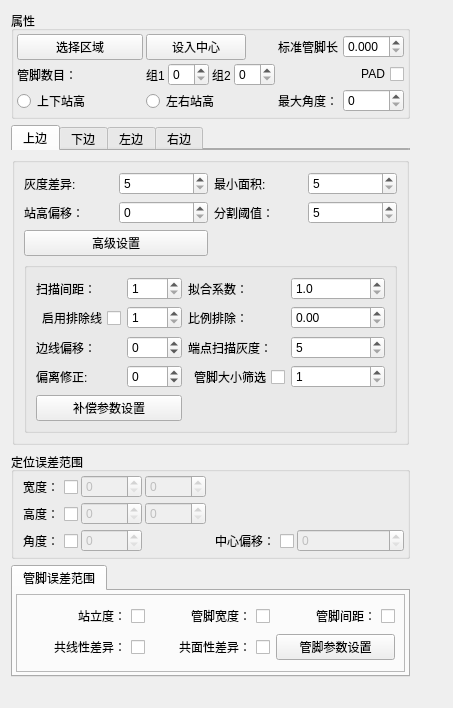
<?xml version="1.0" encoding="UTF-8"?>
<ui version="4.0">
 <class>locationWdg</class>
 <widget class="QWidget" name="locationWdg">
  <property name="geometry">
   <rect>
    <x>0</x>
    <y>0</y>
    <width>453</width>
    <height>708</height>
   </rect>
  </property>
  <property name="windowTitle">
   <string>locationWdg</string>
  </property>
  <layout class="QGridLayout" name="gridLayout_4">
   <item row="0" column="0">
    <layout class="QVBoxLayout" name="verticalLayout_3">
     <item>
      <widget class="QGroupBox" name="groupBox">
       <property name="title">
        <string>属性</string>
       </property>
       <layout class="QGridLayout" name="gridLayout_8">
        <property name="leftMargin">
         <number>3</number>
        </property>
        <property name="topMargin">
         <number>3</number>
        </property>
        <property name="rightMargin">
         <number>3</number>
        </property>
        <property name="bottomMargin">
         <number>3</number>
        </property>
        <property name="spacing">
         <number>3</number>
        </property>
        <item row="0" column="1">
         <widget class="QPushButton" name="bt_setOrigin">
          <property name="maximumSize">
           <size>
            <width>100</width>
            <height>16777215</height>
           </size>
          </property>
          <property name="text">
           <string>设入中心</string>
          </property>
         </widget>
        </item>
        <item row="0" column="0">
         <widget class="QPushButton" name="bt_selectRoi">
          <property name="text">
           <string>选择区域</string>
          </property>
          <property name="checkable">
           <bool>true</bool>
          </property>
         </widget>
        </item>
        <item row="3" column="0">
         <widget class="QRadioButton" name="rb_upDw">
          <property name="text">
           <string>上下站高</string>
          </property>
         </widget>
        </item>
        <item row="2" column="0">
         <widget class="QLabel" name="label_2">
          <property name="text">
           <string>管脚数目：</string>
          </property>
         </widget>
        </item>
        <item row="2" column="1">
         <layout class="QHBoxLayout" name="horizontalLayout_21">
          <item>
           <widget class="QLabel" name="label_3">
            <property name="text">
             <string>组1</string>
            </property>
           </widget>
          </item>
          <item>
           <widget class="QSpinBox" name="sp_grp1pinNum">
            <property name="maximum">
             <number>15</number>
            </property>
           </widget>
          </item>
          <item>
           <widget class="QLabel" name="label_8">
            <property name="text">
             <string>组2</string>
            </property>
           </widget>
          </item>
          <item>
           <widget class="QSpinBox" name="sp_grp2pinNum">
            <property name="maximum">
             <number>15</number>
            </property>
           </widget>
          </item>
         </layout>
        </item>
        <item row="3" column="2">
         <layout class="QHBoxLayout" name="horizontalLayout_11">
          <item>
           <widget class="QLabel" name="label">
            <property name="text">
             <string>最大角度：</string>
            </property>
           </widget>
          </item>
          <item>
           <widget class="QSpinBox" name="sp_maxAngle">
            <property name="buttonSymbols">
             <enum>QAbstractSpinBox::UpDownArrows</enum>
            </property>
            <property name="maximum">
             <number>45</number>
            </property>
           </widget>
          </item>
         </layout>
        </item>
        <item row="3" column="1">
         <widget class="QRadioButton" name="rb_lfRt">
          <property name="text">
           <string>左右站高</string>
          </property>
         </widget>
        </item>
        <item row="0" column="2">
         <layout class="QHBoxLayout" name="horizontalLayout">
          <item>
           <widget class="QLabel" name="label_23">
            <property name="text">
             <string>标准管脚长</string>
            </property>
           </widget>
          </item>
          <item>
           <widget class="QDoubleSpinBox" name="dsp_pinLength">
            <property name="buttonSymbols">
             <enum>QAbstractSpinBox::UpDownArrows</enum>
            </property>
            <property name="decimals">
             <number>3</number>
            </property>
            <property name="minimum">
             <double>0.000000000000000</double>
            </property>
            <property name="maximum">
             <double>9.000000000000000</double>
            </property>
            <property name="singleStep">
             <double>0.010000000000000</double>
            </property>
           </widget>
          </item>
         </layout>
        </item>
        <item row="2" column="2">
         <widget class="QCheckBox" name="cb_padStand">
          <property name="layoutDirection">
           <enum>Qt::RightToLeft</enum>
          </property>
          <property name="text">
           <string>PAD</string>
          </property>
         </widget>
        </item>
       </layout>
      </widget>
     </item>
     <item>
      <layout class="QVBoxLayout" name="verticalLayout">
       <item>
        <widget class="QTabWidget" name="tabWidget">
         <property name="maximumSize">
          <size>
           <width>16777215</width>
           <height>25</height>
          </size>
         </property>
         <property name="currentIndex">
          <number>0</number>
         </property>
         <widget class="QWidget" name="tab">
          <attribute name="title">
           <string>上边</string>
          </attribute>
          <layout class="QGridLayout" name="gridLayout_9"/>
         </widget>
         <widget class="QWidget" name="tab_2">
          <attribute name="title">
           <string>下边</string>
          </attribute>
          <layout class="QGridLayout" name="gridLayout_10"/>
         </widget>
         <widget class="QWidget" name="tab_3">
          <attribute name="title">
           <string>左边</string>
          </attribute>
          <layout class="QGridLayout" name="gridLayout_11"/>
         </widget>
         <widget class="QWidget" name="tab_4">
          <attribute name="title">
           <string>右边</string>
          </attribute>
          <layout class="QGridLayout" name="gridLayout_12"/>
         </widget>
        </widget>
       </item>
       <item>
        <widget class="QStackedWidget" name="stackedWidget">
         <property name="currentIndex">
          <number>0</number>
         </property>
         <widget class="QWidget" name="page">
          <layout class="QGridLayout" name="gridLayout_3">
           <property name="leftMargin">
            <number>1</number>
           </property>
           <property name="topMargin">
            <number>1</number>
           </property>
           <property name="rightMargin">
            <number>1</number>
           </property>
           <property name="bottomMargin">
            <number>1</number>
           </property>
           <property name="spacing">
            <number>1</number>
           </property>
           <item row="0" column="0">
            <widget class="QGroupBox" name="groupBox_9">
             <property name="title">
              <string/>
             </property>
             <layout class="QGridLayout" name="gridLayout_2">
              <item row="1" column="1">
               <widget class="QSpinBox" name="sp_standoffOffset">
                <property name="buttonSymbols">
                 <enum>QAbstractSpinBox::UpDownArrows</enum>
                </property>
                <property name="minimum">
                 <number>0</number>
                </property>
               </widget>
              </item>
              <item row="0" column="2">
               <widget class="QLabel" name="label_27">
                <property name="text">
                 <string>最小面积:</string>
                </property>
               </widget>
              </item>
              <item row="0" column="1">
               <widget class="QSpinBox" name="sp_minGrayDiff">
                <property name="buttonSymbols">
                 <enum>QAbstractSpinBox::UpDownArrows</enum>
                </property>
                <property name="minimum">
                 <number>5</number>
                </property>
                <property name="maximum">
                 <number>255</number>
                </property>
               </widget>
              </item>
              <item row="0" column="3">
               <widget class="QSpinBox" name="sp_minArea">
                <property name="buttonSymbols">
                 <enum>QAbstractSpinBox::UpDownArrows</enum>
                </property>
                <property name="minimum">
                 <number>5</number>
                </property>
                <property name="maximum">
                 <number>9000</number>
                </property>
               </widget>
              </item>
              <item row="1" column="2">
               <widget class="QLabel" name="label_9">
                <property name="text">
                 <string>分割阈值：</string>
                </property>
               </widget>
              </item>
              <item row="1" column="3">
               <widget class="QSpinBox" name="sp_grayval">
                <property name="buttonSymbols">
                 <enum>QAbstractSpinBox::UpDownArrows</enum>
                </property>
                <property name="minimum">
                 <number>5</number>
                </property>
                <property name="maximum">
                 <number>255</number>
                </property>
               </widget>
              </item>
              <item row="2" column="0" colspan="2">
               <widget class="QPushButton" name="bt_highLevel">
                <property name="text">
                 <string>高级设置</string>
                </property>
                <property name="checkable">
                 <bool>true</bool>
                </property>
               </widget>
              </item>
              <item row="1" column="0">
               <widget class="QLabel" name="label_43">
                <property name="toolTip">
                 <string/>
                </property>
                <property name="text">
                 <string>站高偏移：</string>
                </property>
               </widget>
              </item>
              <item row="0" column="0">
               <widget class="QLabel" name="label_25">
                <property name="text">
                 <string>灰度差异:</string>
                </property>
               </widget>
              </item>
              <item row="3" column="0" colspan="4">
               <widget class="QGroupBox" name="grp_high">
                <property name="title">
                 <string/>
                </property>
                <layout class="QGridLayout" name="gridLayout">
                 <item row="2" column="4" colspan="3">
                  <widget class="QSpinBox" name="sp_edgeGray">
                   <property name="buttonSymbols">
                    <enum>QAbstractSpinBox::UpDownArrows</enum>
                   </property>
                   <property name="minimum">
                    <number>5</number>
                   </property>
                   <property name="maximum">
                    <number>255</number>
                   </property>
                  </widget>
                 </item>
                 <item row="1" column="3">
                  <widget class="QLabel" name="label_15">
                   <property name="text">
                    <string>比例排除：</string>
                   </property>
                  </widget>
                 </item>
                 <item row="3" column="1" colspan="2">
                  <widget class="QSpinBox" name="sp_offsetPlus">
                   <property name="minimum">
                    <number>-99</number>
                   </property>
                  </widget>
                 </item>
                 <item row="0" column="4" colspan="3">
                  <widget class="QDoubleSpinBox" name="dsp_factor">
                   <property name="decimals">
                    <number>1</number>
                   </property>
                   <property name="minimum">
                    <double>1.000000000000000</double>
                   </property>
                   <property name="maximum">
                    <double>3.000000000000000</double>
                   </property>
                   <property name="singleStep">
                    <double>0.500000000000000</double>
                   </property>
                  </widget>
                 </item>
                 <item row="0" column="3">
                  <widget class="QLabel" name="label_14">
                   <property name="text">
                    <string>拟合系数：</string>
                   </property>
                  </widget>
                 </item>
                 <item row="1" column="4" colspan="3">
                  <widget class="QDoubleSpinBox" name="dsp_scalePaichu">
                   <property name="buttonSymbols">
                    <enum>QAbstractSpinBox::UpDownArrows</enum>
                   </property>
                   <property name="maximum">
                    <double>1.000000000000000</double>
                   </property>
                   <property name="singleStep">
                    <double>0.100000000000000</double>
                   </property>
                  </widget>
                 </item>
                 <item row="3" column="4" colspan="3">
                  <widget class="QSpinBox" name="sp_leadSize">
                   <property name="buttonSymbols">
                    <enum>QAbstractSpinBox::UpDownArrows</enum>
                   </property>
                   <property name="minimum">
                    <number>1</number>
                   </property>
                   <property name="maximum">
                    <number>1000</number>
                   </property>
                  </widget>
                 </item>
                 <item row="3" column="3">
                  <widget class="QCheckBox" name="cb_leadSize">
                   <property name="layoutDirection">
                    <enum>Qt::RightToLeft</enum>
                   </property>
                   <property name="text">
                    <string>管脚大小筛选</string>
                   </property>
                  </widget>
                 </item>
                 <item row="0" column="0">
                  <widget class="QLabel" name="label_22">
                   <property name="text">
                    <string>扫描间距：</string>
                   </property>
                  </widget>
                 </item>
                 <item row="1" column="1" colspan="2">
                  <widget class="QSpinBox" name="sp_paichu">
                   <property name="buttonSymbols">
                    <enum>QAbstractSpinBox::UpDownArrows</enum>
                   </property>
                   <property name="minimum">
                    <number>1</number>
                   </property>
                   <property name="maximum">
                    <number>50</number>
                   </property>
                  </widget>
                 </item>
                 <item row="0" column="1" colspan="2">
                  <widget class="QSpinBox" name="sp_searchLineGap">
                   <property name="buttonSymbols">
                    <enum>QAbstractSpinBox::UpDownArrows</enum>
                   </property>
                   <property name="minimum">
                    <number>1</number>
                   </property>
                  </widget>
                 </item>
                 <item row="2" column="0">
                  <widget class="QLabel" name="label_24">
                   <property name="text">
                    <string>边线偏移：</string>
                   </property>
                  </widget>
                 </item>
                 <item row="1" column="0">
                  <widget class="QCheckBox" name="cb_paichu">
                   <property name="toolTip">
                    <string>启用后将会对偏移一定距离的异常边界线进行排除</string>
                   </property>
                   <property name="layoutDirection">
                    <enum>Qt::RightToLeft</enum>
                   </property>
                   <property name="text">
                    <string>启用排除线</string>
                   </property>
                  </widget>
                 </item>
                 <item row="2" column="3">
                  <widget class="QLabel" name="label_53">
                   <property name="text">
                    <string>端点扫描灰度：</string>
                   </property>
                  </widget>
                 </item>
                 <item row="2" column="1" colspan="2">
                  <widget class="QSpinBox" name="sp_lineOffset">
                   <property name="buttonSymbols">
                    <enum>QAbstractSpinBox::UpDownArrows</enum>
                   </property>
                   <property name="minimum">
                    <number>-99</number>
                   </property>
                  </widget>
                 </item>
                 <item row="3" column="0">
                  <widget class="QLabel" name="label_4">
                   <property name="text">
                    <string>偏离修正:</string>
                   </property>
                  </widget>
                 </item>
                 <item row="4" column="0" colspan="3">
                  <widget class="QPushButton" name="bt_corrTable">
                   <property name="text">
                    <string>补偿参数设置</string>
                   </property>
                  </widget>
                 </item>
                </layout>
               </widget>
              </item>
             </layout>
            </widget>
           </item>
          </layout>
         </widget>
        </widget>
       </item>
      </layout>
     </item>
     <item>
      <widget class="QGroupBox" name="groupBox_6">
       <property name="title">
        <string>定位误差范围</string>
       </property>
       <layout class="QGridLayout" name="gridLayout_7">
        <property name="leftMargin">
         <number>3</number>
        </property>
        <property name="topMargin">
         <number>3</number>
        </property>
        <property name="rightMargin">
         <number>3</number>
        </property>
        <property name="bottomMargin">
         <number>3</number>
        </property>
        <property name="spacing">
         <number>3</number>
        </property>
        <item row="1" column="5">
         <spacer name="horizontalSpacer_8">
          <property name="orientation">
           <enum>Qt::Horizontal</enum>
          </property>
          <property name="sizeHint" stdset="0">
           <size>
            <width>107</width>
            <height>20</height>
           </size>
          </property>
         </spacer>
        </item>
        <item row="0" column="5">
         <spacer name="horizontalSpacer_7">
          <property name="orientation">
           <enum>Qt::Horizontal</enum>
          </property>
          <property name="sizeHint" stdset="0">
           <size>
            <width>107</width>
            <height>20</height>
           </size>
          </property>
         </spacer>
        </item>
        <item row="1" column="1">
         <widget class="QSpinBox" name="sp_errHeightMin">
          <property name="enabled">
           <bool>false</bool>
          </property>
          <property name="buttonSymbols">
           <enum>QAbstractSpinBox::UpDownArrows</enum>
          </property>
          <property name="maximum">
           <number>10000</number>
          </property>
         </widget>
        </item>
        <item row="2" column="1">
         <widget class="QSpinBox" name="sp_errAngle">
          <property name="enabled">
           <bool>false</bool>
          </property>
          <property name="buttonSymbols">
           <enum>QAbstractSpinBox::UpDownArrows</enum>
          </property>
          <property name="maximum">
           <number>45</number>
          </property>
         </widget>
        </item>
        <item row="2" column="5">
         <widget class="QSpinBox" name="sp_errCenterOffset">
          <property name="enabled">
           <bool>false</bool>
          </property>
          <property name="buttonSymbols">
           <enum>QAbstractSpinBox::UpDownArrows</enum>
          </property>
          <property name="maximum">
           <number>10000</number>
          </property>
         </widget>
        </item>
        <item row="1" column="0">
         <widget class="QCheckBox" name="cb_errHeight">
          <property name="layoutDirection">
           <enum>Qt::RightToLeft</enum>
          </property>
          <property name="text">
           <string>高度：</string>
          </property>
         </widget>
        </item>
        <item row="2" column="0">
         <widget class="QCheckBox" name="cb_errAngle">
          <property name="layoutDirection">
           <enum>Qt::RightToLeft</enum>
          </property>
          <property name="text">
           <string>角度：</string>
          </property>
         </widget>
        </item>
        <item row="0" column="1">
         <widget class="QSpinBox" name="sp_errWidthMin">
          <property name="enabled">
           <bool>false</bool>
          </property>
          <property name="buttonSymbols">
           <enum>QAbstractSpinBox::UpDownArrows</enum>
          </property>
          <property name="maximum">
           <number>10000</number>
          </property>
         </widget>
        </item>
        <item row="0" column="0">
         <widget class="QCheckBox" name="cb_errWidth">
          <property name="layoutDirection">
           <enum>Qt::RightToLeft</enum>
          </property>
          <property name="text">
           <string>宽度：</string>
          </property>
         </widget>
        </item>
        <item row="1" column="3">
         <widget class="QSpinBox" name="sp_errHeightMax">
          <property name="enabled">
           <bool>false</bool>
          </property>
          <property name="buttonSymbols">
           <enum>QAbstractSpinBox::UpDownArrows</enum>
          </property>
          <property name="maximum">
           <number>10000</number>
          </property>
         </widget>
        </item>
        <item row="0" column="3">
         <widget class="QSpinBox" name="sp_errWidthMax">
          <property name="enabled">
           <bool>false</bool>
          </property>
          <property name="buttonSymbols">
           <enum>QAbstractSpinBox::UpDownArrows</enum>
          </property>
          <property name="maximum">
           <number>10000</number>
          </property>
         </widget>
        </item>
        <item row="2" column="4">
         <widget class="QCheckBox" name="cb_errCenterOffset">
          <property name="layoutDirection">
           <enum>Qt::RightToLeft</enum>
          </property>
          <property name="text">
           <string>中心偏移：</string>
          </property>
         </widget>
        </item>
       </layout>
      </widget>
     </item>
     <item>
      <widget class="QTabWidget" name="tabWidget_2">
       <property name="currentIndex">
        <number>0</number>
       </property>
       <widget class="QWidget" name="tab_5">
        <attribute name="title">
         <string>管脚误差范围</string>
        </attribute>
        <layout class="QGridLayout" name="gridLayout_15">
         <property name="leftMargin">
          <number>3</number>
         </property>
         <property name="topMargin">
          <number>3</number>
         </property>
         <property name="rightMargin">
          <number>3</number>
         </property>
         <property name="bottomMargin">
          <number>3</number>
         </property>
         <property name="spacing">
          <number>3</number>
         </property>
         <item row="1" column="0">
          <widget class="QFrame" name="frame_2">
           <property name="frameShape">
            <enum>QFrame::StyledPanel</enum>
           </property>
           <property name="frameShadow">
            <enum>QFrame::Raised</enum>
           </property>
           <layout class="QGridLayout" name="gridLayout_5">
            <item row="1" column="1">
             <widget class="QCheckBox" name="cb_coplanar">
              <property name="layoutDirection">
               <enum>Qt::RightToLeft</enum>
              </property>
              <property name="text">
               <string>共面性差异：</string>
              </property>
             </widget>
            </item>
            <item row="0" column="0">
             <widget class="QCheckBox" name="cb_standoff">
              <property name="layoutDirection">
               <enum>Qt::RightToLeft</enum>
              </property>
              <property name="text">
               <string>站立度：</string>
              </property>
             </widget>
            </item>
            <item row="0" column="1">
             <widget class="QCheckBox" name="cb_pinWidth">
              <property name="layoutDirection">
               <enum>Qt::RightToLeft</enum>
              </property>
              <property name="text">
               <string>管脚宽度：</string>
              </property>
             </widget>
            </item>
            <item row="0" column="2">
             <widget class="QCheckBox" name="cb_pinInterval">
              <property name="layoutDirection">
               <enum>Qt::RightToLeft</enum>
              </property>
              <property name="text">
               <string>管脚间距：</string>
              </property>
             </widget>
            </item>
            <item row="1" column="0">
             <widget class="QCheckBox" name="cb_standoffDiff">
              <property name="layoutDirection">
               <enum>Qt::RightToLeft</enum>
              </property>
              <property name="text">
               <string>共线性差异：</string>
              </property>
             </widget>
            </item>
            <item row="1" column="2">
             <widget class="QPushButton" name="bt_table">
              <property name="text">
               <string>管脚参数设置</string>
              </property>
             </widget>
            </item>
           </layout>
          </widget>
         </item>
        </layout>
       </widget>
      </widget>
     </item>
     <item>
      <spacer name="verticalSpacer">
       <property name="orientation">
        <enum>Qt::Vertical</enum>
       </property>
       <property name="sizeHint" stdset="0">
        <size>
         <width>20</width>
         <height>18</height>
        </size>
       </property>
      </spacer>
     </item>
    </layout>
   </item>
   <item row="0" column="1">
    <spacer name="horizontalSpacer_17">
     <property name="orientation">
      <enum>Qt::Horizontal</enum>
     </property>
     <property name="sizeHint" stdset="0">
      <size>
       <width>0</width>
       <height>17</height>
      </size>
     </property>
    </spacer>
   </item>
  </layout>
 </widget>
 <resources/>
 <connections/>
</ui>
